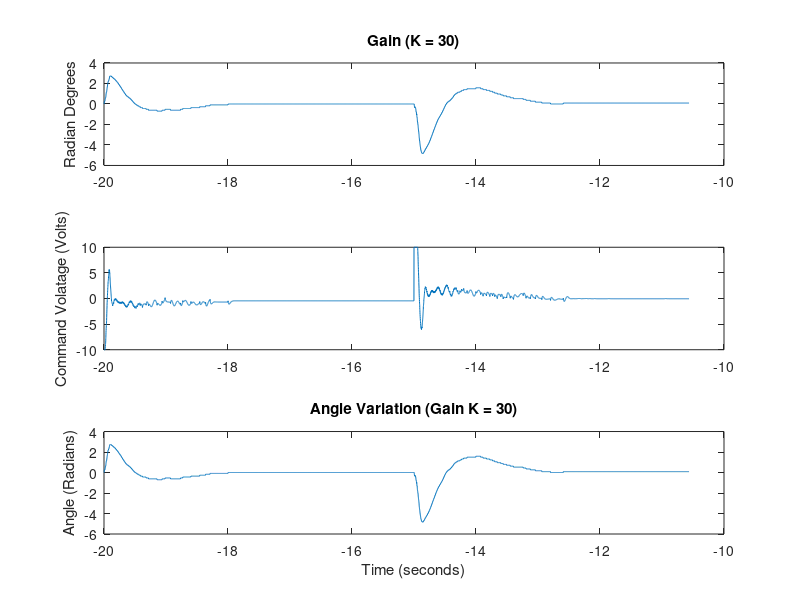

The MATLAB script that drew this image:
load data/k30.mat

anglex = data_ang(:,1) - 20;
vmx = data_Vm(:,1) - 20;
xcx = data_xc(:,1) - 20;

figure(1)
subplot(3,1,1);
plot(anglex,data_ang(:,2))
ylabel('Radian Degrees')
title('Gain (K = 30)')

subplot(3,1,2);
plot(vmx,data_Vm(:,2))
ylabel('Command Volatage (Volts)')

subplot(3,1,3);
plot(xcx,data_xc(:,2))
ylabel('Position (mm)')
xlabel('Time (seconds)')

%%%%%%%%%%%%%%%%%%%%%%%%%%%%%%%%%

plot(anglex,data_ang(:,2)),ylabel('Angle (Radians)'),xlabel('Time (seconds)'),title('Angle Variation (Gain K = 30)')